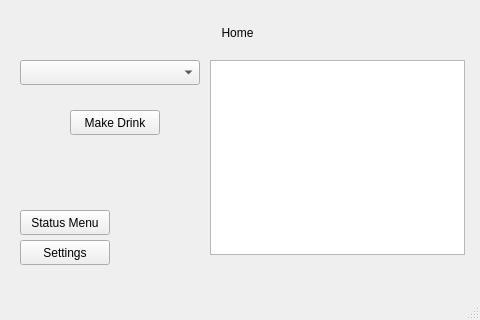
<?xml version="1.0" encoding="UTF-8"?>
<ui version="4.0">
 <class>MainWindow</class>
 <widget class="QMainWindow" name="MainWindow">
  <property name="geometry">
   <rect>
    <x>0</x>
    <y>0</y>
    <width>480</width>
    <height>320</height>
   </rect>
  </property>
  <property name="windowTitle">
   <string>MainWindow</string>
  </property>
  <widget class="QWidget" name="centralwidget">
   <widget class="QStackedWidget" name="stackedWidget">
    <property name="geometry">
     <rect>
      <x>0</x>
      <y>0</y>
      <width>480</width>
      <height>320</height>
     </rect>
    </property>
    <widget class="QWidget" name="page">
     <widget class="QLabel" name="label">
      <property name="geometry">
       <rect>
        <x>200</x>
        <y>20</y>
        <width>75</width>
        <height>25</height>
       </rect>
      </property>
      <property name="text">
       <string>Home</string>
      </property>
      <property name="alignment">
       <set>Qt::AlignCenter</set>
      </property>
     </widget>
     <widget class="QComboBox" name="comboBox">
      <property name="geometry">
       <rect>
        <x>20</x>
        <y>60</y>
        <width>180</width>
        <height>25</height>
       </rect>
      </property>
      <item>
       <property name="text">
        <string/>
       </property>
      </item>
     </widget>
     <widget class="QPushButton" name="pushButton">
      <property name="geometry">
       <rect>
        <x>70</x>
        <y>110</y>
        <width>90</width>
        <height>25</height>
       </rect>
      </property>
      <property name="text">
       <string>Make Drink</string>
      </property>
     </widget>
     <widget class="QPushButton" name="pushButton_2">
      <property name="geometry">
       <rect>
        <x>20</x>
        <y>210</y>
        <width>90</width>
        <height>25</height>
       </rect>
      </property>
      <property name="text">
       <string>Status Menu</string>
      </property>
     </widget>
     <widget class="QPushButton" name="pushButton_3">
      <property name="geometry">
       <rect>
        <x>20</x>
        <y>240</y>
        <width>90</width>
        <height>25</height>
       </rect>
      </property>
      <property name="text">
       <string>Settings</string>
      </property>
     </widget>
     <widget class="QTextBrowser" name="textBrowser">
      <property name="geometry">
       <rect>
        <x>210</x>
        <y>60</y>
        <width>255</width>
        <height>195</height>
       </rect>
      </property>
     </widget>
    </widget>
    <widget class="QWidget" name="page_2">
     <widget class="QLabel" name="label_2">
      <property name="geometry">
       <rect>
        <x>180</x>
        <y>20</y>
        <width>120</width>
        <height>25</height>
       </rect>
      </property>
      <property name="text">
       <string>Status Menu</string>
      </property>
      <property name="alignment">
       <set>Qt::AlignCenter</set>
      </property>
     </widget>
     <widget class="QLabel" name="label_3">
      <property name="geometry">
       <rect>
        <x>20</x>
        <y>60</y>
        <width>120</width>
        <height>25</height>
       </rect>
      </property>
      <property name="text">
       <string>Position 1</string>
      </property>
      <property name="alignment">
       <set>Qt::AlignCenter</set>
      </property>
     </widget>
     <widget class="QLabel" name="label_4">
      <property name="geometry">
       <rect>
        <x>20</x>
        <y>90</y>
        <width>120</width>
        <height>25</height>
       </rect>
      </property>
      <property name="text">
       <string>Position 2</string>
      </property>
      <property name="alignment">
       <set>Qt::AlignCenter</set>
      </property>
     </widget>
     <widget class="QLabel" name="label_5">
      <property name="geometry">
       <rect>
        <x>20</x>
        <y>120</y>
        <width>120</width>
        <height>25</height>
       </rect>
      </property>
      <property name="text">
       <string>Position 3</string>
      </property>
      <property name="alignment">
       <set>Qt::AlignCenter</set>
      </property>
     </widget>
     <widget class="QLabel" name="label_6">
      <property name="geometry">
       <rect>
        <x>20</x>
        <y>150</y>
        <width>120</width>
        <height>25</height>
       </rect>
      </property>
      <property name="text">
       <string>Position 4</string>
      </property>
      <property name="alignment">
       <set>Qt::AlignCenter</set>
      </property>
     </widget>
     <widget class="QLabel" name="label_7">
      <property name="geometry">
       <rect>
        <x>20</x>
        <y>180</y>
        <width>120</width>
        <height>25</height>
       </rect>
      </property>
      <property name="text">
       <string>Position 5</string>
      </property>
      <property name="alignment">
       <set>Qt::AlignCenter</set>
      </property>
     </widget>
     <widget class="QLabel" name="label_8">
      <property name="geometry">
       <rect>
        <x>20</x>
        <y>210</y>
        <width>120</width>
        <height>25</height>
       </rect>
      </property>
      <property name="text">
       <string>Position 6</string>
      </property>
      <property name="alignment">
       <set>Qt::AlignCenter</set>
      </property>
     </widget>
     <widget class="QProgressBar" name="progressBar">
      <property name="geometry">
       <rect>
        <x>140</x>
        <y>60</y>
        <width>280</width>
        <height>25</height>
       </rect>
      </property>
      <property name="value">
       <number>24</number>
      </property>
     </widget>
     <widget class="QProgressBar" name="progressBar_2">
      <property name="geometry">
       <rect>
        <x>140</x>
        <y>90</y>
        <width>280</width>
        <height>25</height>
       </rect>
      </property>
      <property name="value">
       <number>24</number>
      </property>
     </widget>
     <widget class="QProgressBar" name="progressBar_3">
      <property name="geometry">
       <rect>
        <x>140</x>
        <y>120</y>
        <width>280</width>
        <height>25</height>
       </rect>
      </property>
      <property name="value">
       <number>24</number>
      </property>
     </widget>
     <widget class="QProgressBar" name="progressBar_4">
      <property name="geometry">
       <rect>
        <x>140</x>
        <y>150</y>
        <width>280</width>
        <height>25</height>
       </rect>
      </property>
      <property name="value">
       <number>24</number>
      </property>
     </widget>
     <widget class="QProgressBar" name="progressBar_5">
      <property name="geometry">
       <rect>
        <x>140</x>
        <y>180</y>
        <width>280</width>
        <height>25</height>
       </rect>
      </property>
      <property name="value">
       <number>24</number>
      </property>
     </widget>
     <widget class="QProgressBar" name="progressBar_6">
      <property name="geometry">
       <rect>
        <x>140</x>
        <y>210</y>
        <width>280</width>
        <height>25</height>
       </rect>
      </property>
      <property name="value">
       <number>24</number>
      </property>
     </widget>
     <widget class="QPushButton" name="pushButton_4">
      <property name="geometry">
       <rect>
        <x>35</x>
        <y>250</y>
        <width>90</width>
        <height>25</height>
       </rect>
      </property>
      <property name="text">
       <string>Home</string>
      </property>
     </widget>
    </widget>
    <widget class="QWidget" name="page_3">
     <widget class="QLabel" name="label_9">
      <property name="geometry">
       <rect>
        <x>195</x>
        <y>20</y>
        <width>90</width>
        <height>25</height>
       </rect>
      </property>
      <property name="text">
       <string>Settings</string>
      </property>
      <property name="alignment">
       <set>Qt::AlignCenter</set>
      </property>
     </widget>
     <widget class="QLabel" name="label_10">
      <property name="geometry">
       <rect>
        <x>35</x>
        <y>80</y>
        <width>90</width>
        <height>25</height>
       </rect>
      </property>
      <property name="text">
       <string>Position</string>
      </property>
      <property name="alignment">
       <set>Qt::AlignCenter</set>
      </property>
     </widget>
     <widget class="QComboBox" name="comboBox_2">
      <property name="geometry">
       <rect>
        <x>20</x>
        <y>110</y>
        <width>120</width>
        <height>25</height>
       </rect>
      </property>
     </widget>
     <widget class="QLabel" name="label_11">
      <property name="geometry">
       <rect>
        <x>195</x>
        <y>80</y>
        <width>90</width>
        <height>25</height>
       </rect>
      </property>
      <property name="text">
       <string>Ingredient</string>
      </property>
      <property name="alignment">
       <set>Qt::AlignCenter</set>
      </property>
     </widget>
     <widget class="QComboBox" name="comboBox_3">
      <property name="geometry">
       <rect>
        <x>180</x>
        <y>110</y>
        <width>120</width>
        <height>25</height>
       </rect>
      </property>
     </widget>
     <widget class="QPushButton" name="pushButton_5">
      <property name="geometry">
       <rect>
        <x>360</x>
        <y>110</y>
        <width>90</width>
        <height>25</height>
       </rect>
      </property>
      <property name="text">
       <string>Refill</string>
      </property>
     </widget>
     <widget class="QPushButton" name="pushButton_6">
      <property name="geometry">
       <rect>
        <x>20</x>
        <y>240</y>
        <width>90</width>
        <height>25</height>
       </rect>
      </property>
      <property name="text">
       <string>Home</string>
      </property>
     </widget>
    </widget>
   </widget>
  </widget>
  <widget class="QMenuBar" name="menubar">
   <property name="geometry">
    <rect>
     <x>0</x>
     <y>0</y>
     <width>480</width>
     <height>22</height>
    </rect>
   </property>
  </widget>
  <widget class="QStatusBar" name="statusbar"/>
 </widget>
 <resources/>
 <connections/>
</ui>
